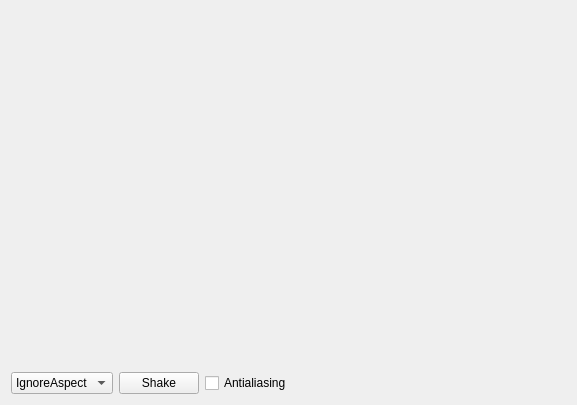
<?xml version="1.0" encoding="UTF-8"?>
<ui version="4.0">
 <class>CameraForm</class>
 <widget class="QWidget" name="CameraForm">
  <property name="geometry">
   <rect>
    <x>0</x>
    <y>0</y>
    <width>577</width>
    <height>405</height>
   </rect>
  </property>
  <property name="windowTitle">
   <string>Pixelschlacht: Camera Example</string>
  </property>
  <layout class="QVBoxLayout" name="verticalLayout">
   <item>
    <widget class="PxsWidget" name="pxswidget" native="true">
     <property name="sizePolicy">
      <sizepolicy hsizetype="Preferred" vsizetype="Expanding">
       <horstretch>0</horstretch>
       <verstretch>0</verstretch>
      </sizepolicy>
     </property>
    </widget>
   </item>
   <item>
    <layout class="QHBoxLayout" name="horizontalLayout">
     <item>
      <widget class="QComboBox" name="cbxAspectMode">
       <item>
        <property name="text">
         <string>IgnoreAspect</string>
        </property>
       </item>
       <item>
        <property name="text">
         <string>FitToScreen</string>
        </property>
       </item>
       <item>
        <property name="text">
         <string>AutoWidth</string>
        </property>
       </item>
       <item>
        <property name="text">
         <string>AutoHeight</string>
        </property>
       </item>
      </widget>
     </item>
     <item>
      <widget class="QPushButton" name="btnShake">
       <property name="text">
        <string>Shake</string>
       </property>
      </widget>
     </item>
     <item>
      <widget class="QCheckBox" name="chkAntialias">
       <property name="text">
        <string>Antialiasing</string>
       </property>
      </widget>
     </item>
     <item>
      <spacer name="horizontalSpacer">
       <property name="orientation">
        <enum>Qt::Horizontal</enum>
       </property>
       <property name="sizeHint" stdset="0">
        <size>
         <width>40</width>
         <height>20</height>
        </size>
       </property>
      </spacer>
     </item>
    </layout>
   </item>
  </layout>
 </widget>
 <customwidgets>
  <customwidget>
   <class>PxsWidget</class>
   <extends>QWidget</extends>
   <header>pxswidget.h</header>
   <container>1</container>
  </customwidget>
 </customwidgets>
 <resources/>
 <connections/>
</ui>
